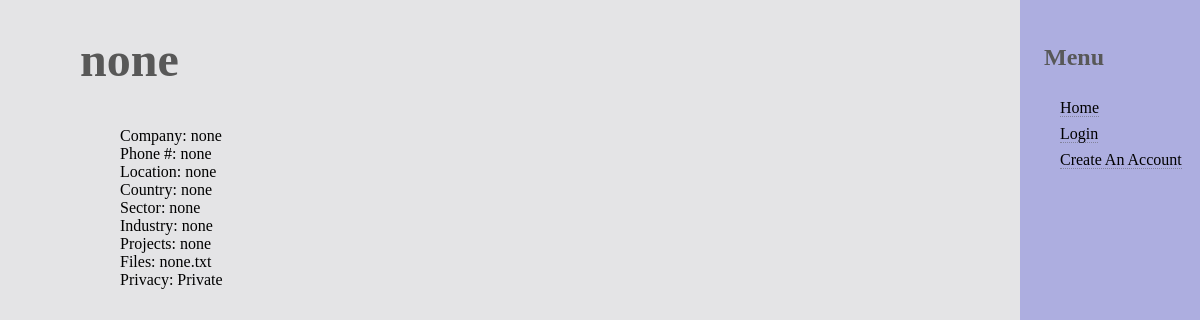
Screenshot of /catalog/report/10 with the database file from the repository.
### catalog/models.py (models this page shows, shortened)
class Report(models.Model):
	report_name = models.CharField(max_length=200)
	company_name = models.CharField(max_length=40)
	company_phone = models.CharField(max_length=15)
	company_location = models.CharField(max_length=40)
	company_country = models.CharField(max_length=40)
	company_sector = models.CharField(max_length=40)
	company_industry = models.CharField(max_length=40)
	current_projects = 	models.TextField(help_text = "Enter a list of the current projects")
	info = models.TextField(help_text = "Enter information about the business plan and/or project")
	owner = models.CharField(max_length=50, default="admin")
	filename = models.CharField(max_length=200)
	privacy_setting = models.CharField(max_length=10)
	timestamp = models.DateTimeField(auto_now_add = True)

### catalog/views.py (the view)
# urls.py: url(r'^report/(?P<report_id>[0-9]+)$', views.report_detail, name='report_detail'),
@csrf_exempt
def report_detail(request, report_id):
	try:
		report = Report.objects.get(pk=report_id)
		context = {
			"report_name": report.report_name,
			"company_name": report.company_name,
			"company_phone": report.company_phone,
			"company_location": report.company_location,
			"company_country": report.company_country,
			"company_sector": report.company_sector,
			"company_industry": report.company_industry,
			"current_projects": report.current_projects,
			"info": report.info,
			"filename": report.filename,
			"privacy_setting": report.privacy_setting,
			"timestamp": report.timestamp,
		}
		return render(request, 'catalog/detailedreport.html', context=context)
	except Exception as e:
		return HttpResponse(e)

### catalog/templates/catalog/detailedreport.html
{% extends "base_generic.html" %}
{% block content %}
    <h1>{{report_name}}</h1>
    <ul>
      <li>
        Company: {{company_name}} <br />
        Phone #: {{company_phone}}<br />
        Location: {{company_location}} <br />
        Country: {{company_country}} <br />
        Sector: {{company_sector}} <br />
        Industry: {{company_industry}} <br />
        Projects: {{current_projects}} <br />
        Files: {{filename}} <br />
        Privacy: {{privacy_setting}}
      </li>
    </ul>
{% endblock %}

### catalog/static/css/styles.css (style rules this page uses)
ul { list-style: none; margin-right: 1em; }
body { margin: 2em 5em; }
h1 { color: #585858; font-size: 3em; }
html { background-color: #E4E4E6; }
li { padding-top: 0.5em; font-size: 1em; font-color: white; }

### rows the page displays
Report: report_name "none", company_name "none", company_phone "none", company_location "none", company_country "none", company_sector "none", company_industry "none", current_projects "none", filename "none.txt", privacy_setting "Private"
